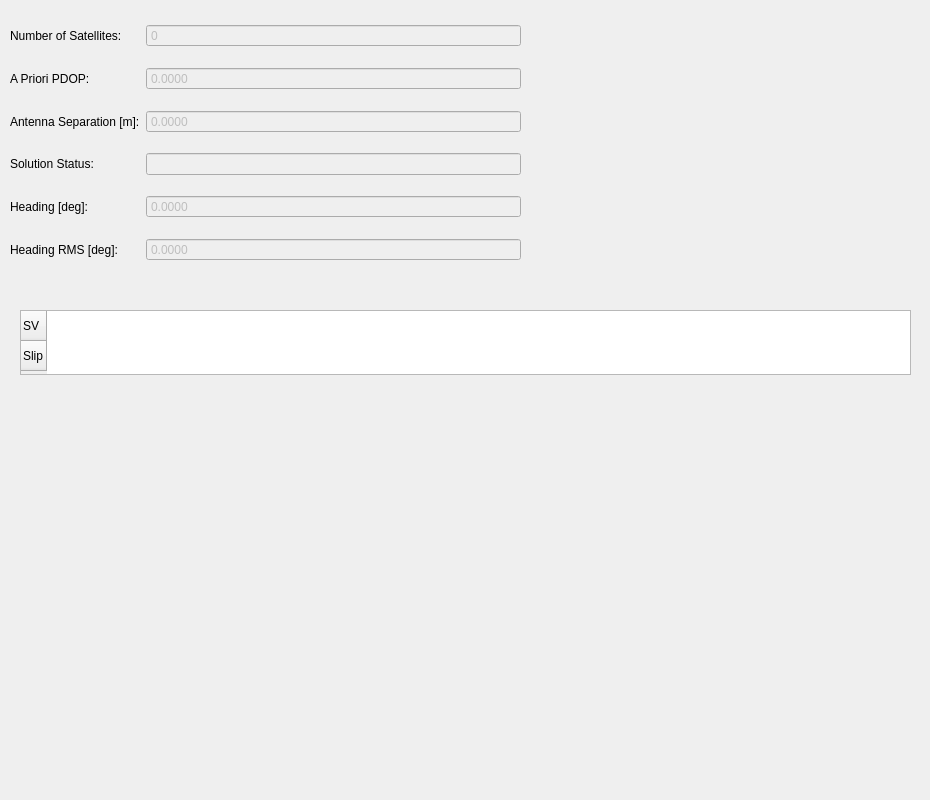
<?xml version="1.0" encoding="UTF-8"?>
<ui version="4.0">
 <class>GAMSStatusTab</class>
 <widget class="QWidget" name="GAMSStatusTab">
  <property name="geometry">
   <rect>
    <x>0</x>
    <y>0</y>
    <width>930</width>
    <height>800</height>
   </rect>
  </property>
  <property name="windowTitle">
   <string>Form</string>
  </property>
  <widget class="QWidget" name="gridLayoutWidget_2">
   <property name="geometry">
    <rect>
     <x>10</x>
     <y>10</y>
     <width>511</width>
     <height>271</height>
    </rect>
   </property>
   <layout class="QGridLayout" name="gamsLayout">
    <item row="0" column="0">
     <widget class="QLabel" name="satGAMSLabel">
      <property name="text">
       <string>Number of Satellites:</string>
      </property>
     </widget>
    </item>
    <item row="0" column="1">
     <widget class="QSpinBox" name="satGAMSSpinBox">
      <property name="enabled">
       <bool>false</bool>
      </property>
      <property name="readOnly">
       <bool>true</bool>
      </property>
      <property name="buttonSymbols">
       <enum>QAbstractSpinBox::NoButtons</enum>
      </property>
      <property name="maximum">
       <number>1000000</number>
      </property>
     </widget>
    </item>
    <item row="2" column="0">
     <widget class="QLabel" name="antennaLabel">
      <property name="text">
       <string>Antenna Separation [m]:</string>
      </property>
     </widget>
    </item>
    <item row="2" column="1">
     <widget class="QDoubleSpinBox" name="antennaSpinBox">
      <property name="enabled">
       <bool>false</bool>
      </property>
      <property name="readOnly">
       <bool>true</bool>
      </property>
      <property name="buttonSymbols">
       <enum>QAbstractSpinBox::NoButtons</enum>
      </property>
      <property name="decimals">
       <number>4</number>
      </property>
      <property name="minimum">
       <double>-1000000.000000000000000</double>
      </property>
      <property name="maximum">
       <double>1000000.000000000000000</double>
      </property>
     </widget>
    </item>
    <item row="3" column="0">
     <widget class="QLabel" name="statusLabel">
      <property name="text">
       <string>Solution Status:</string>
      </property>
     </widget>
    </item>
    <item row="4" column="0">
     <widget class="QLabel" name="headingLabel">
      <property name="text">
       <string>Heading [deg]:</string>
      </property>
     </widget>
    </item>
    <item row="4" column="1">
     <widget class="QDoubleSpinBox" name="headingSpinBox">
      <property name="enabled">
       <bool>false</bool>
      </property>
      <property name="readOnly">
       <bool>true</bool>
      </property>
      <property name="buttonSymbols">
       <enum>QAbstractSpinBox::NoButtons</enum>
      </property>
      <property name="decimals">
       <number>4</number>
      </property>
      <property name="minimum">
       <double>-1000000.000000000000000</double>
      </property>
      <property name="maximum">
       <double>1000000.000000000000000</double>
      </property>
     </widget>
    </item>
    <item row="5" column="0">
     <widget class="QLabel" name="headingRMSLabel">
      <property name="text">
       <string>Heading RMS [deg]:</string>
      </property>
     </widget>
    </item>
    <item row="5" column="1">
     <widget class="QDoubleSpinBox" name="headingRMSSpinBox">
      <property name="enabled">
       <bool>false</bool>
      </property>
      <property name="readOnly">
       <bool>true</bool>
      </property>
      <property name="buttonSymbols">
       <enum>QAbstractSpinBox::NoButtons</enum>
      </property>
      <property name="decimals">
       <number>4</number>
      </property>
      <property name="minimum">
       <double>-1000000.000000000000000</double>
      </property>
      <property name="maximum">
       <double>1000000.000000000000000</double>
      </property>
     </widget>
    </item>
    <item row="1" column="0">
     <widget class="QLabel" name="label">
      <property name="text">
       <string>A Priori PDOP:</string>
      </property>
     </widget>
    </item>
    <item row="1" column="1">
     <widget class="QDoubleSpinBox" name="pdopSpinBox">
      <property name="enabled">
       <bool>false</bool>
      </property>
      <property name="readOnly">
       <bool>true</bool>
      </property>
      <property name="buttonSymbols">
       <enum>QAbstractSpinBox::NoButtons</enum>
      </property>
      <property name="decimals">
       <number>4</number>
      </property>
      <property name="minimum">
       <double>-1000000.000000000000000</double>
      </property>
      <property name="maximum">
       <double>1000000.000000000000000</double>
      </property>
     </widget>
    </item>
    <item row="3" column="1">
     <widget class="QLineEdit" name="statusText">
      <property name="enabled">
       <bool>false</bool>
      </property>
      <property name="readOnly">
       <bool>true</bool>
      </property>
     </widget>
    </item>
   </layout>
  </widget>
  <widget class="QTableWidget" name="gamsTable">
   <property name="geometry">
    <rect>
     <x>20</x>
     <y>310</y>
     <width>891</width>
     <height>65</height>
    </rect>
   </property>
   <row>
    <property name="text">
     <string>SV</string>
    </property>
   </row>
   <row>
    <property name="text">
     <string>Slip</string>
    </property>
   </row>
  </widget>
 </widget>
 <resources/>
 <connections/>
</ui>
